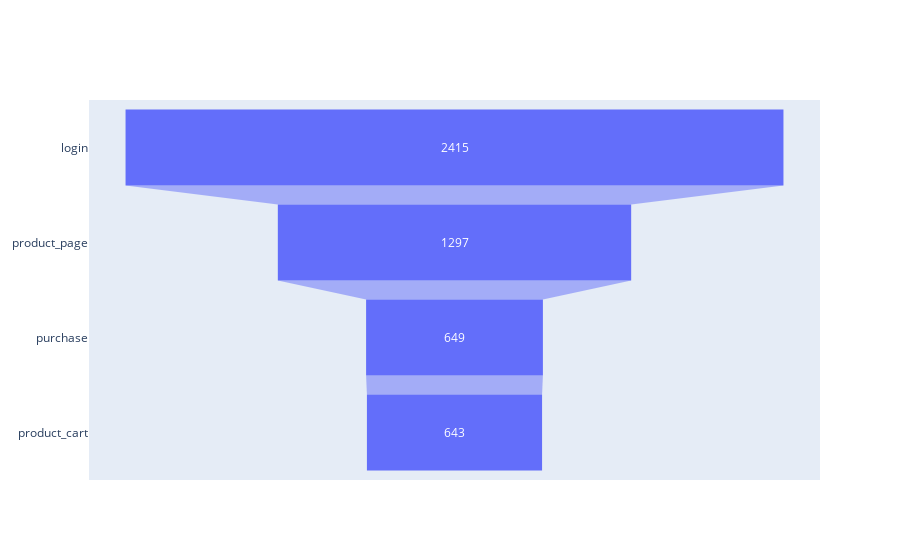

The cell this chart's notebook holds for it:
### Code cell
# Trazamos embudo de las etapas, usuarios del grupo B

print('Embudo de cantidad de eventos registrados (B):')

events_funnel_B = events_df[events_df['group'] == 'B'].groupby('event_name')['user_id'].count().sort_values(ascending = False)
events_funnel_B = events_funnel_B.reset_index()
events_funnel_B = events_funnel_B.rename(columns = {'user_id':'total_events'}) 

# events_funnel

fig_events_funnel_B = go.Figure(
    go.Funnel(
        y = events_funnel_B['event_name'],
        x = events_funnel_B['total_events']
    )
)

fig_events_funnel_B.show()

### Figure 1 — Plotly figure (JSON) as saved in the notebook; plotly's stock layout.template omitted (floating-point values rounded to 4 significant figures)
{"data": [{"type": "funnel", "x": [2415, 1297, 649, 643], "y": ["login", "product_page", "purchase", "product_cart"]}], "layout": {}}
